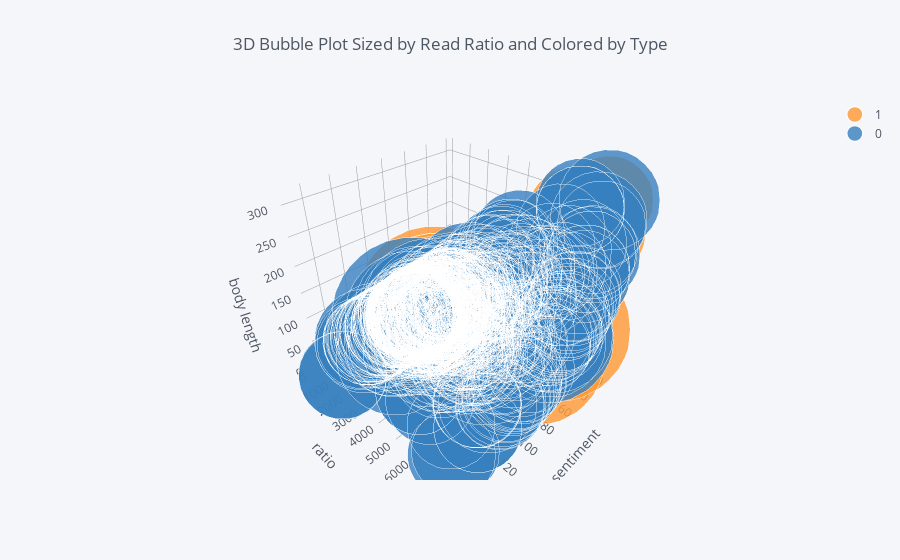

Notebook code for this chart:
### Code cell
df_fakeend.iplot(x='head_length', y='body_length', z='HeadbodyRatio', kind='bubble3d', xTitle='sentiment', yTitle='ratio',
         zTitle='body length', theme='pearl', size='sentimenttotal',
         categories='Label', title='3D Bubble Plot Sized by Read Ratio and Colored by Type')

### Figure 1 — Plotly figure (JSON) as saved in the notebook; plotly's stock layout.template omitted (floating-point values rounded to 4 significant figures; data arrays with more than 128 entries replaced by an {"elided": "..."} marker saying what was removed)
{"data": [{"marker": {"color": "rgba(255, 153, 51, 1.0)", "line": {"width": 1.3}, "opacity": 0.8, "size": {"elided": "703 int values"}, "symbol": "circle"}, "mode": "markers", "name": "1", "textfont": {"color": "#4D5663"}, "type": "scatter3d", "uid": "4c90f140-f3ae-4e10-a5cf-9e04f832931b", "x": {"elided": "703 int values"}, "y": {"elided": "703 int values"}, "z": {"elided": "703 float values"}}, {"marker": {"color": "rgba(55, 128, 191, 1.0)", "line": {"width": 1.3}, "opacity": 0.8, "size": {"elided": "795 int values"}, "symbol": "circle"}, "mode": "markers", "name": "0", "textfont": {"color": "#4D5663"}, "type": "scatter3d", "uid": "027a2e73-704d-4fdf-a7a0-a32d0aff1fef", "x": {"elided": "795 int values"}, "y": {"elided": "795 int values"}, "z": {"elided": "795 float values"}}], "layout": {"legend": {"bgcolor": "#F5F6F9", "font": {"color": "#4D5663"}}, "paper_bgcolor": "#F5F6F9", "plot_bgcolor": "#F5F6F9", "scene": {"xaxis": {"gridcolor": "#9499A3", "showgrid": true, "tickfont": {"color": "#4D5663"}, "title": {"font": {"color": "#4D5663"}, "text": "sentiment"}, "zerolinecolor": "#9499A3"}, "yaxis": {"gridcolor": "#9499A3", "showgrid": true, "tickfont": {"color": "#4D5663"}, "title": {"font": {"color": "#4D5663"}, "text": "ratio"}, "zerolinecolor": "#9499A3"}, "zaxis": {"gridcolor": "#9499A3", "showgrid": true, "tickfont": {"color": "#4D5663"}, "title": {"font": {"color": "#4D5663"}, "text": "body length"}, "zerolinecolor": "#9499A3"}}, "title": {"font": {"color": "#4D5663"}, "text": "3D Bubble Plot Sized by Read Ratio and Colored by Type"}}}
